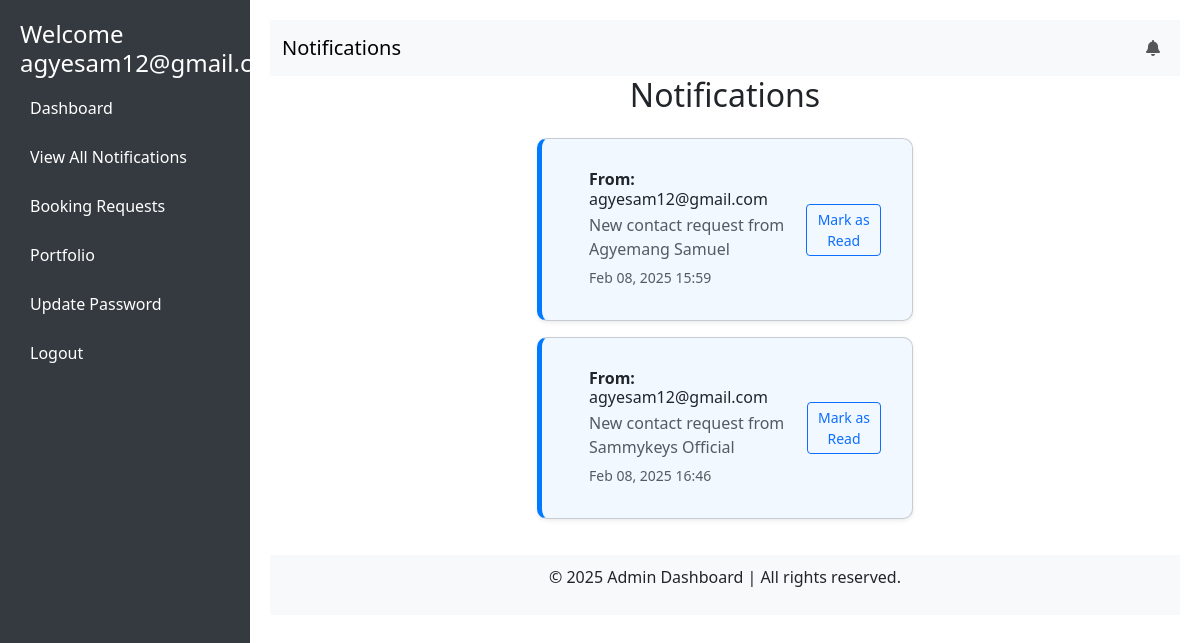
The page /DisplayNotifications/ (signed in) on the database as committed earlier.
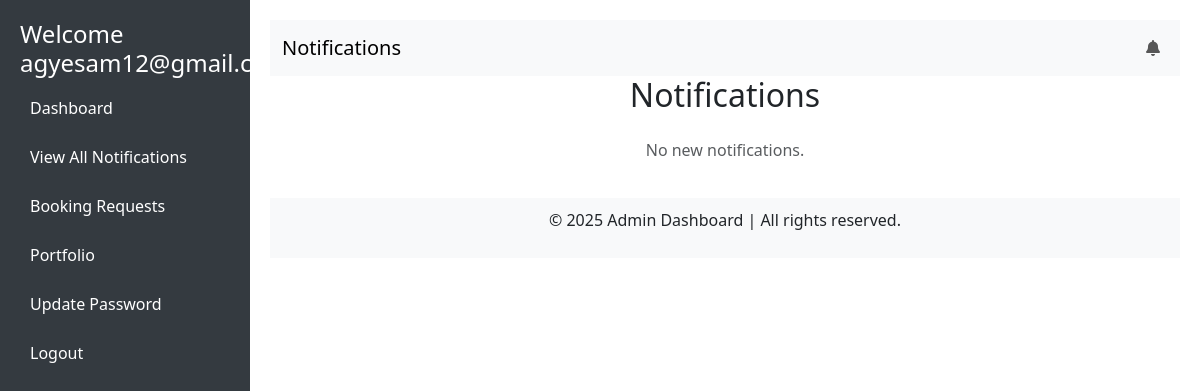
The same page on the database as committed later.
### paint/models.py (models this page shows, shortened)
class Notification(models.Model):
    notification_id = IntegerIDField(unique=True, editable=False, primary_key=True)
    user = models.ForeignKey(User, on_delete=models.CASCADE, related_name='notifications')
    message = models.TextField()
    created_at = models.DateTimeField(auto_now_add=True)
    is_read = models.BooleanField(default=False)

class User(AbstractUser):
    user_id = IntegerIDField(unique=True, editable=False, primary_key=True)
    full_name = models.CharField(max_length=60, null=True, blank=True)
    photo = ResizedImageField(size=[500, 500], default='media/user.jpg', upload_to='users/')
    phone_number = models.CharField(max_length=20, blank=False, null=True)
    address = models.CharField(max_length=255, blank=False, null=True)
    email = models.EmailField(blank=False, unique=True, null=True)
    is_user = models.BooleanField(default=False)
    is_worker = models.BooleanField(default=False)
    is_admin = models.BooleanField(default=False)
    is_verified = models.BooleanField(default=False)
    bio = CKEditor5Field(config_name='extends', max_length=200, blank=True, default="Hi there,...")
    otp = models.CharField(max_length=4, blank=True, null=True)
    USERNAME_FIELD = 'email'
    REQUIRED_FIELDS = ['username']
    def __str__(self):
        return self.email

### paint/views.py (the view)
# urls.py: path('DisplayNotifications/', DisplayNotifications.as_view(), name='DisplayNotifications'),
class DisplayNotifications(LoginRequiredMixin, ListView):
    model = Notification
    template_name = 'notifications.html'
    context_object_name = 'notifications'
    def get_context_data(self, **kwargs):
        context = super().get_context_data(**kwargs)
        context['page_name'] = 'notifications'
        context['list_name'] = 'notifications'
        return context
    def get_queryset(self):
        return Notification.objects.filter(user=self.request.user,created_at__lt=timezone.now(),is_read=False).order_by('created_at')

### paint/templates/notifications.html (shortened to what this page needs)
<!DOCTYPE html>
<html lang="en">
<head>
    <link href="https://cdn.jsdelivr.net/npm/bootstrap@5.3.0/dist/css/bootstrap.min.css" rel="stylesheet">
    <link rel="stylesheet" href="https://cdnjs.cloudflare.com/ajax/libs/font-awesome/6.4.2/css/all.min.css">
</head>
<body>
    <div class="sidebar">
        <h4>Welcome {{ request.user.email }}</h4>
        <a href="{% url 'admin_dashboard' %}">Dashboard</a>
        <a href="{% url 'display_notifications' %}">View All Notifications</a>
        <a href="{% url 'booking_requests' %}">Booking Requests</a>
        <a href="{% url 'portfolio_lists' %}">Portfolio</a>
        <a href="{% url 'update_password' %}">Update Password</a>
        <a href="{% url 'signout' %}">Logout</a>
    </div>
    <div class="content">
        <nav class="navbar navbar-expand-lg navbar-light bg-light">
            <div class="container-fluid">
                <a class="navbar-brand" href="#">Notifications</a>
                <div class="collapse navbar-collapse" id="navbarNav">
                    <ul class="navbar-nav ms-auto">
                        <li class="nav-item">
                            <a class="nav-link position-relative notification-icon" href="{% url 'DisplayNotifications' %}">
                                <i class="fas fa-bell"></i>
                            </a>
                        </li>
                    </ul>
                </div>
            </div>
        </nav>
        <div class="container notifications-container">
            <h2 class="text-center notifications-title mb-4">Notifications</h2>
            <div class="row justify-content-center">
                <div class="col-lg-6 col-md-8">
                    {% for notification in notifications %}
                    <div class="notification-card card mb-3 shadow-sm {% if not notification.is_read %}unread{% else %}read{% endif %}">
                        <div class="card-body d-flex align-items-center">
                            <div class="flex-grow-1 ms-3">
                                <h6 class="mb-1"><strong>From:</strong> {{ notification.user }}</h6>
                                <p class="mb-1 text-muted">{{ notification.message }}</p>
                                <small class="text-muted">{{ notification.created_at|date:"M d, Y H:i" }}</small>
                            </div>
                            {% if not notification.is_read %}
                            <button class="btn btn-sm btn-outline-primary mark-read" data-id="{{ notification.notification_id }}">
                                Mark as Read
                            </button>
                            {% endif %}
                        </div>
                    </div>
                    {% empty %}
                    <p class="text-center text-muted">No new notifications.</p>
                    {% endfor %}
                </div>
            </div>
        </div>
        <footer>
            <p>&copy; 2025 Admin Dashboard | All rights reserved.</p>
        </footer>
    </div>
</body>
</html>

Rows that differ between the two databases and show on the page:
no longer on this page (row edited): Notification: user "agyesam12@gmail.com", message "New contact request from Agyemang Samuel", created_at "Feb 08, 2025 15:59"
no longer on this page (row edited): Notification: user "agyesam12@gmail.com", message "New contact request from Sammykeys Official", created_at "Feb 08, 2025 16:46"
Other text that changed with them:
text now shown: "No new notifications."
